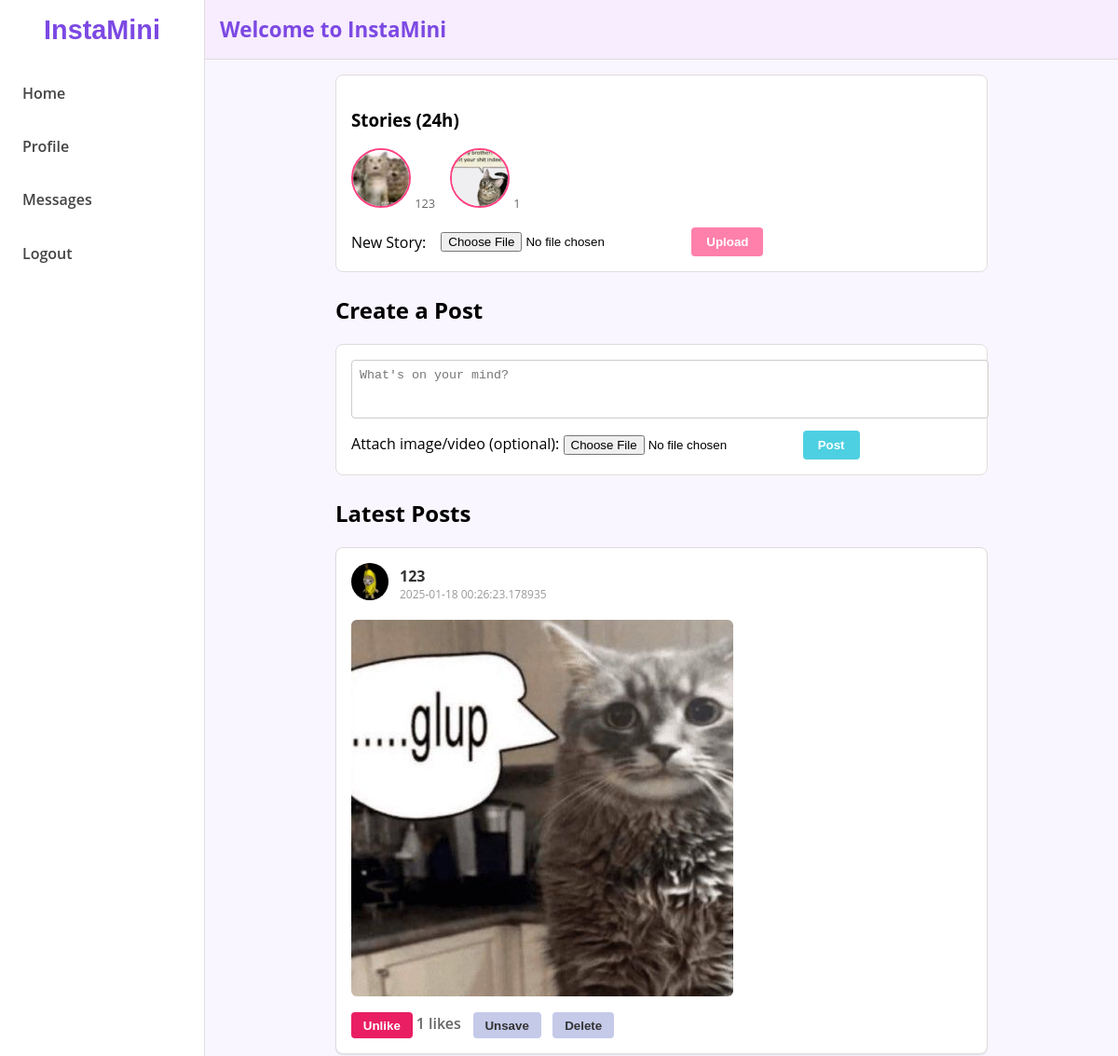
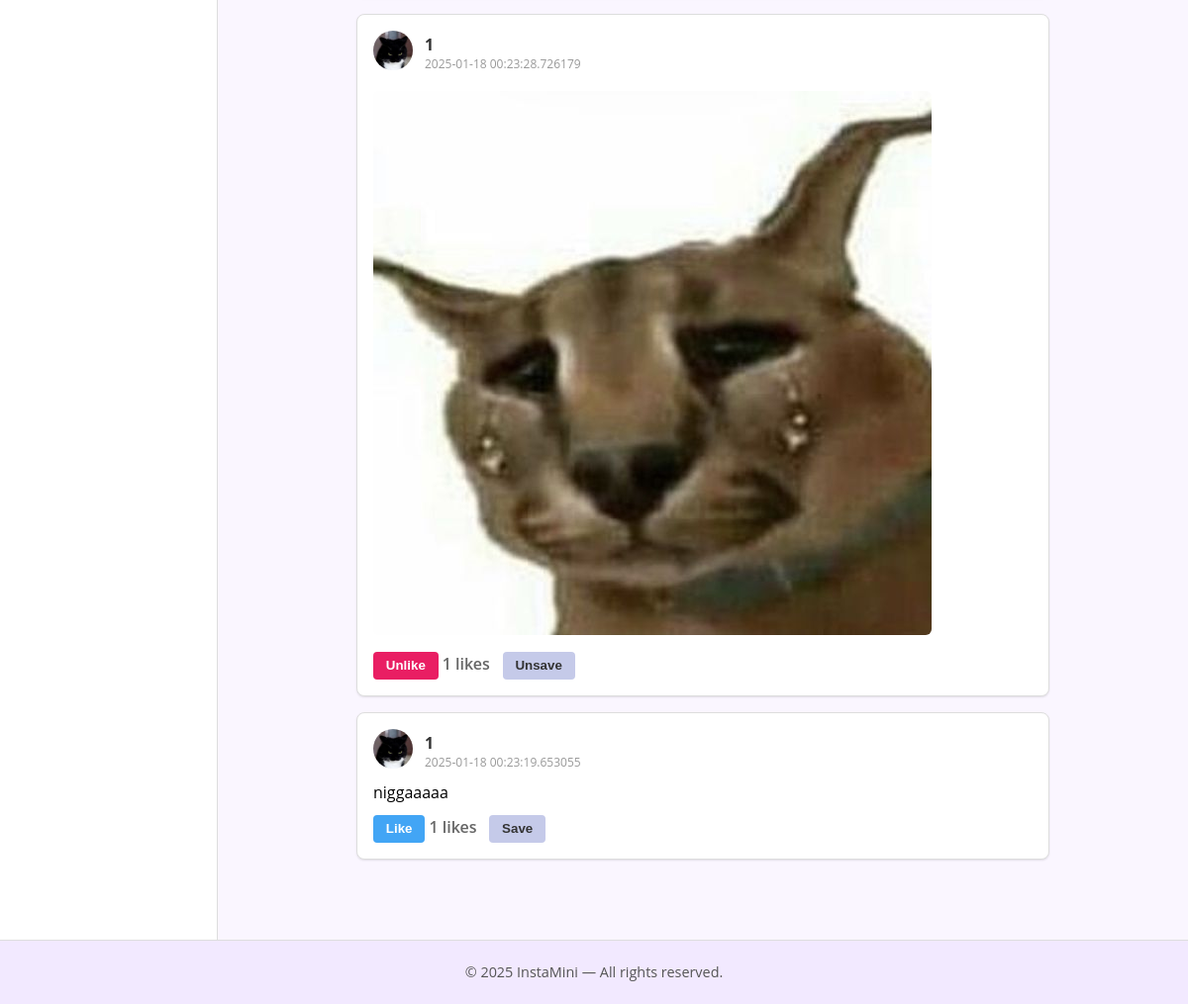
The app's page /feed (signed in) with its own data (2 pictures, top to bottom).
### tables this page shows
CREATE TABLE stories (
                id INTEGER PRIMARY KEY AUTOINCREMENT,
                user_id INTEGER NOT NULL,
                media_filename TEXT,
                created_at DATETIME NOT NULL,
                FOREIGN KEY(user_id) REFERENCES users(id)
            );

CREATE TABLE users (
                id INTEGER PRIMARY KEY AUTOINCREMENT,
                username TEXT UNIQUE NOT NULL,
                password_hash TEXT NOT NULL,
                profile_picture TEXT,
                bio TEXT
            );

CREATE TABLE posts (
                id INTEGER PRIMARY KEY AUTOINCREMENT,
                user_id INTEGER NOT NULL,
                content TEXT,
                media_filename TEXT,
                created_at DATETIME NOT NULL,
                FOREIGN KEY(user_id) REFERENCES users(id)
            );

### app.py (the view, shortened to what this page needs)
@app.route("/feed", methods=["GET", "POST"])
def feed():
    user_id = get_current_user_id()
    if not user_id:
        return redirect(url_for("login"))
    conn = get_db_connection()
    cutoff = datetime.now() - timedelta(hours=24)
    stories = conn.execute("""
        SELECT s.id, s.media_filename, s.created_at,
               u.username, u.profile_picture
        FROM stories s
        JOIN users u ON s.user_id = u.id
        WHERE s.created_at >= ?
        ORDER BY s.created_at DESC
    """, (cutoff,)).fetchall()
    raw_posts = conn.execute("""
        SELECT p.*, u.username, u.profile_picture
        FROM posts p
        JOIN users u ON p.user_id = u.id
        ORDER BY p.created_at DESC
    """).fetchall()
    posts = []
    for p in raw_posts:
        like_row = conn.execute("SELECT COUNT(*) AS c FROM likes WHERE post_id=?",
                                (p["id"],)).fetchone()
        like_count = like_row["c"] if like_row else 0
        user_like = conn.execute("SELECT id FROM likes WHERE post_id=? AND user_id=?",
                                 (p["id"], user_id)).fetchone()
        user_has_liked = True if user_like else False
        saved_row = conn.execute("SELECT id FROM saved_posts WHERE post_id=? AND user_id=?",
                                 (p["id"], user_id)).fetchone()
        user_has_saved = True if saved_row else False
        posts.append({
            "id": p["id"],
            "user_id": p["user_id"],
            "content": p["content"],
            "media_filename": p["media_filename"],
            "created_at": p["created_at"],
            "username": p["username"],
            "profile_picture": p["profile_picture"],
            "like_count": like_count,
            "user_has_liked": user_has_liked,
            "user_has_saved": user_has_saved
        })
    conn.close()
    return render_template("feed.html",
                           stories=stories,
                           posts=posts,
                           current_user_id=user_id)

### app.py (called while the page is built)
def get_db_connection():
    conn = sqlite3.connect(DATABASE)
    conn.row_factory = sqlite3.Row
    return conn

def get_current_user_id():
    return session.get("user_id")

### templates/feed.html
{% extends "base.html" %}
{% block content %}
<div class="feed-container animated-fade-in">
  <div class="stories-section">
    <h3>Stories (24h)</h3>
    <div class="stories-bar">
      {% for story in stories %}
        <div class="story-bubble"
             onclick="openStoryModal('{{ url_for('static', filename='uploads/' ~ story.media_filename) }}',
                                      '{{ story.username }}')">
          {% set story_ext = story.media_filename|lower %}
          {% if story_ext.endswith('.png') or story_ext.endswith('.jpg') or story_ext.endswith('.jpeg') or story_ext.endswith('.gif') %}
            <img src="{{ url_for('static', filename='uploads/' ~ story.media_filename) }}" alt="Story" />
          {% elif story_ext.endswith('.mp4') or story_ext.endswith('.mov') or story_ext.endswith('.avi') %}
            <video src="{{ url_for('static', filename='uploads/' ~ story.media_filename) }}"></video>
          {% else %}
            <p>Unsupported format</p>
          {% endif %}
          <span class="story-user">{{ story.username }}</span>
        </div>
      {% endfor %}
    </div>
    <form method="POST" action="{{ url_for('upload_story') }}" enctype="multipart/form-data" class="story-upload-form">
      <label>New Story:</label>
      <input type="file" name="story_file" accept="image/*,video/*" />
      <button type="submit" class="btn-story-upload">Upload</button>
    </form>
  </div>
  <h2>Create a Post</h2>
  <form method="POST" action="{{ url_for('feed') }}" enctype="multipart/form-data" class="post-form">
    <textarea name="content" rows="3" placeholder="What's on your mind?"></textarea>
    <label>Attach image/video (optional):</label>
    <input type="file" name="media_file" accept="image/*,video/*" />
    <button type="submit" class="btn-post">Post</button>
  </form>
  <h2>Latest Posts</h2>
  {% if posts %}
    {% for post in posts %}
      <div class="post animated-slide-up">
        <div class="post-header">
          {% if post.profile_picture %}
            <a href="{{ url_for('user_profile', username=post.username) }}">
              <img class="post-profile-pic"
                   src="{{ url_for('static', filename='uploads/' ~ post.profile_picture) }}"
                   alt="Profile Pic" />
            </a>
          {% else %}
            <a href="{{ url_for('user_profile', username=post.username) }}">
              <img class="post-profile-pic"
                   src="{{ url_for('static', filename='uploads/default.png') }}"
                   alt="No Profile Pic" />
            </a>
          {% endif %}
          <div>
            <div class="post-author">
              <a href="{{ url_for('user_profile', username=post.username) }}">
                {{ post.username }}
              </a>
            </div>
            <div class="post-time">{{ post.created_at }}</div>
          </div>
        </div>
        <div class="post-content">
          <p>{{ post.content }}</p>
          {% if post.media_filename %}
            {% set post_ext = post.media_filename|lower %}
            {% if post_ext.endswith('.png') or post_ext.endswith('.jpg') or post_ext.endswith('.jpeg') or post_ext.endswith('.gif') %}
              <img class="post-media"
                   src="{{ url_for('static', filename='uploads/' ~ post.media_filename) }}"
                   alt="Post Media" />
            {% elif post_ext.endswith('.mp4') or post_ext.endswith('.mov') or post_ext.endswith('.avi') %}
              <video class="post-media"
                     src="{{ url_for('static', filename='uploads/' ~ post.media_filename) }}"
                     controls></video>
            {% endif %}
          {% endif %}
        </div>
        <div class="post-actions">
          <form method="POST" action="{{ url_for('like_post', post_id=post.id) }}" style="display: inline;">
            {% if post.user_has_liked %}
              <button type="submit" class="like-button liked">Unlike</button>
            {% else %}
              <button type="submit" class="like-button">Like</button>
            {% endif %}
            <span class="like-count">{{ post.like_count }} likes</span>
          </form>
          <form method="POST" action="{{ url_for('save_post', post_id=post.id) }}" style="display: inline;">
            {% if post.user_has_saved %}
              <button type="submit" class="delete-button">Unsave</button>
            {% else %}
              <button type="submit" class="delete-button">Save</button>
            {% endif %}
          </form>
          {% if post.user_id == current_user_id %}
            <form method="POST" action="{{ url_for('delete_post', post_id=post.id) }}" style="display: inline;">
              <button type="submit" class="delete-button">Delete</button>
            </form>
          {% endif %}
        </div>
      </div>
    {% endfor %}
  {% else %}
    <p>No posts yet! Be the first to post.</p>
  {% endif %}
</div>
{% endblock %}

### templates/base.html (shortened to what this page needs)
<!DOCTYPE html>
<html lang="en">
<head>
  <link rel="stylesheet" href="{{ url_for('static', filename='style.css') }}">
</head>
<body>
  <div class="main-container">
    <aside class="sidebar-left">
      <div class="sidebar-brand">
        <h2>InstaMini</h2>
      </div>
      <nav class="sidebar-nav">
        <a href="{{ url_for('feed') }}" class="nav-item">Home</a>
        {% if session.get('user_id') %}
          <a href="{{ url_for('profile') }}" class="nav-item">Profile</a>
          <a href="{{ url_for('messages_list') }}" class="nav-item">Messages</a>
          <a href="{{ url_for('logout') }}" class="nav-item">Logout</a>
        {% else %}
          <a href="{{ url_for('login') }}" class="nav-item">Login</a>
          <a href="{{ url_for('signup') }}" class="nav-item">Sign Up</a>
        {% endif %}
      </nav>
    </aside>
    <div class="content-wrapper">
      <header>
        <div class="header-title">Welcome to InstaMini</div>
      </header>
      <main>
        {% block content %}{% endblock %}
      </main>
    </div>
  </div>
  <footer>
    <p>© 2025 InstaMini — All rights reserved.</p>
  </footer>
</body>
</html>

### static/style.css (style rules this page uses)
html, body { margin: 0; padding: 0; background-color: #faf6ff; font-family: 'Open Sans', sans-serif; }
.main-container { display: grid; grid-template-columns: 220px 1fr; grid-template-rows: 100vh; }
.sidebar-left { background-color: #fff; border-right: 1px solid #ddd; padding: 1rem; }
.sidebar-brand { text-align: center; margin-bottom: 2rem; }
.sidebar-brand h2 { font-family: Arial, sans-serif; color: #7c49e3; margin: 0; font-size: 1.8rem; }
.sidebar-nav .nav-item { display: block; margin: 1.2rem 0; color: #444; text-decoration: none; font-weight: 600; padding: 0.5rem; border-radius: 6px; transition: background-color 0.2s; }
.content-wrapper { display: flex; flex-direction: column; overflow-y: auto; }
header { background-color: #f8ecff; border-bottom: 1px solid #ddd; padding: 1rem; }
.header-title { font-size: 1.4rem; font-weight: 700; color: #7c49e3; }
main { flex: 1; padding: 1rem; }
footer { text-align: center; padding: 0.5rem; font-size: 0.9rem; background-color: #f2e9ff; color: #555; border-top: 1px solid #ddd; }
.feed-container { max-width: 700px; margin: 0 auto; }
.stories-section { background-color: #fff; padding: 1rem; border: 1px solid #ddd; border-radius: 8px; margin-bottom: 1.5rem; }
.stories-bar { display: flex; gap: 1rem; margin-bottom: 1rem; overflow-x: auto; }
.story-bubble { text-align: center; cursor: pointer; }
.story-bubble img, .story-bubble video { width: 60px; height: 60px; border-radius: 50%; object-fit: cover; border: 2px solid #ff4081; }
.story-user { font-size: 0.8rem; color: #666; margin-top: 0.25rem; }
.story-upload-form { display: flex; gap: 1rem; align-items: center; }
.btn-story-upload { padding: 0.5rem 1rem; background-color: #ff80ab; color: #fff; font-weight: 600; border: none; border-radius: 4px; cursor: pointer; }
.post-form { background-color: #fff; padding: 1rem; border: 1px solid #ddd; border-radius: 8px; margin-bottom: 1.5rem; }
.post-form textarea { width: 100%; resize: none; border-radius: 4px; margin-bottom: 0.5rem; padding: 0.5rem; border: 1px solid #ccc; }
.btn-post { background-color: #4dd0e1; color: #fff; font-weight: 600; border: none; border-radius: 4px; padding: 0.5rem 1rem; }
.post { background-color: #fff; border: 1px solid #ddd; border-radius: 8px; margin-top: 1rem; box-shadow: 0 1px 2px rgba(0,0,0,0.1); padding: 1rem; }
.post-header { display: flex; align-items: center; gap: 0.75rem; margin-bottom: 0.5rem; }
.post-profile-pic { width: 40px; height: 40px; border-radius: 50%; object-fit: cover; }
.post-author a { color: #333; text-decoration: none; font-weight: bold; }
.post-time { font-size: 0.75rem; color: #999; }
.post-content p { margin: 0.5rem 0; }
.post-media { margin-top: 0.5rem; max-width: 100%; border-radius: 6px; }
.post-actions { display: flex; align-items: center; gap: 0.8rem; margin-top: 0.75rem; }
.like-button { background-color: #42a5f5; border: none; border-radius: 4px; color: #fff; padding: 0.4rem 0.8rem; cursor: pointer; font-weight: 600; }
.liked { background-color: #e91e63; }
.like-count { font-weight: 600; color: #666; }
.delete-button { background-color: #c5cae9; border: none; border-radius: 4px; color: #333; padding: 0.4rem 0.8rem; cursor: pointer; font-weight: 600; }
.animated-fade-in { animation: fadeIn 0.5s ease forwards; opacity: 0; }
.animated-slide-up { animation: slideUp 0.4s ease forwards; opacity: 0; transform: translateY(20px); }

### records on screen
stories: media_filename (picture), username "123"
stories: media_filename (picture), username "1"
posts: profile_picture (picture), username "123", created_at "2025-01-18 00:26:23.178935", media_filename (picture), shows "Unlike", like_count "1", shows "Unsave"
posts: profile_picture (picture), username "1", created_at "2025-01-18 00:23:28.726179", media_filename (picture), shows "Unlike", like_count "1", shows "Unsave"
posts: profile_picture (picture), username "1", created_at "2025-01-18 00:23:19.653055", content "niggaaaaa", shows "Like", like_count "1", shows "Save"
